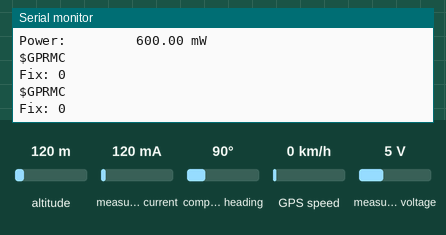
Simulated run of this sketch. Board: Arduino Uno, built with avr-gcc and run on an emulated ATmega328P. Shown: the last lines printed to the serial monitor. Inputs (shaded band) come from the test bench; at power-on: measured current 120 mA, measured voltage 5 V, altitude 120 m, compass heading 90°, GPS speed 0 km/h. The GPS gets a fix after 3 s at 37.7749, -122.4194 with 8 satellites.

Above: at 2.2 s.
2.3 s: measured current set to 40 mA
At 3.4 s:
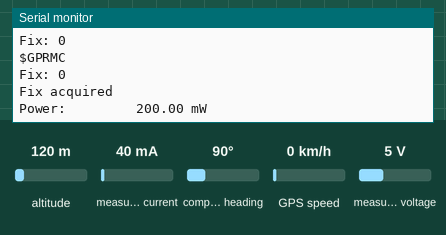
9.5 s: measured voltage set to 0.3 V
At 15.4 s:
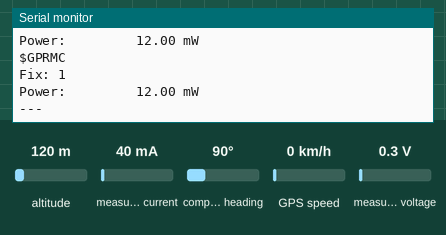
16.5 s: measured current set to 500 mA
At 18.0 s:
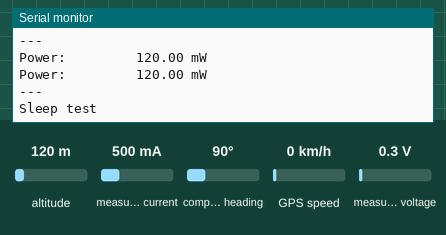
Timing chart, 0 to 19.5 s (numbered marks = the images above; inputs shaded):
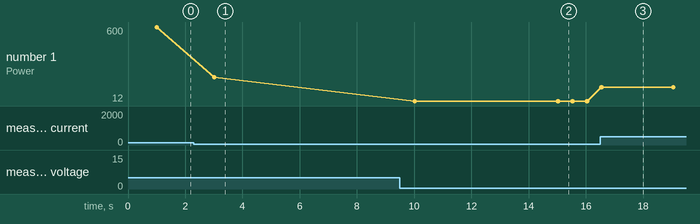

The sketch:

GPS.ino
```cpp
#include <Adafruit_GPS.h>
#include <Wire.h>
#include <Adafruit_INA219.h>

Adafruit_INA219 ina219;

Adafruit_GPS GPS(&Wire);

#define GPSECHO true

int timer = 0;

void setup() {
  Serial.begin(115200);
  while (!Serial) {
    delay(100);
  }
  Wire.begin();
  uint32_t currentFrequency;
  if (!ina219.begin()) {
    Serial.println("Failed to find INA219 chip");
    while (1) { delay(10); }
  }
  ina219.setCalibration_16V_400mA();

  GPS.begin(0x10);

  GPS.sendCommand(PMTK_SET_NMEA_OUTPUT_RMCGGA);
  GPS.sendCommand(PMTK_SET_NMEA_UPDATE_1HZ);
  GPS.sendCommand(PGCMD_ANTENNA);

  delay(1000);
}

void readPA1010D() {
  GPS.read();
  if (GPS.newNMEAreceived()) {
    Serial.println(GPS.lastNMEA());
    Serial.print("Fix: "); Serial.println(GPS.fix);
    GPS.parse(GPS.lastNMEA());
  }
}

void startPA1010D() {
  do {
    readPA1010D();
    // Serial.println("Waiting for fix...");
    // delay(50);
  } while (!GPS.fix);
  Serial.println("Fix acquired");
}

void sleepPA1010D() {
  GPS.standby();
}

void wakeupPA1010D() {
  GPS.wakeup();
}

void readPower() {
  float power_mW = 0;
  power_mW = ina219.getPower_mW();
  Serial.print("Power:         "); Serial.print(power_mW); Serial.println(" mW");
}


void loop() {
  // put your main code here, to run repeatedly:
  Serial.println("Testing Start");

  wakeupPA1010D();

  // Test 1: Cold Start (getting a fix aka Acquisition)
  Serial.println("Cold start test");
  readPower();
  startPA1010D();
  readPower();
  delay(5000);

  Serial.println("Warm start test");
  // sleepPA1010D();
  // delay(2000);
  // wakeupPA1010D();
  delay(2000);
  readPower();
  startPA1010D();
  readPower();
  delay(5000);


  // Test 2: Active (maintaining a fix aka Tracking)
  Serial.println("Active test");
  readPower();
  readPA1010D();
  readPower();
  Serial.println("---");
  delay(500);
  readPower();
  readPA1010D();
  readPower();
  Serial.println("---");
  delay(500);
  readPower();
  readPA1010D();
  readPower();
  Serial.println("---");
  delay(500);
  readPower();
  readPA1010D();
  readPower();
  Serial.println("---");
  delay(500);


  // Test 4: Sleep
  Serial.println("Sleep test");
  sleepPA1010D();
  delay(2000);
  readPower();
  delay(2000);
  readPower();
  delay(2000);

  Serial.println("Testing done");
}
```

Measured:
- after the input at 2.3 s, the serial monitor: prints a new line after 0.71 s (image 1)
- after the input at 9.5 s, the serial monitor: prints a new line after 0.51 s (image 2)
- after the input at 16.5 s, the serial monitor: prints a new line after 0.05 s (image 3)
- plotted number 1: 600 → 200 after the input at 2.3 s, 200 → 12 after the input at 9.5 s, 12 → 120 after the input at 16.5 s
